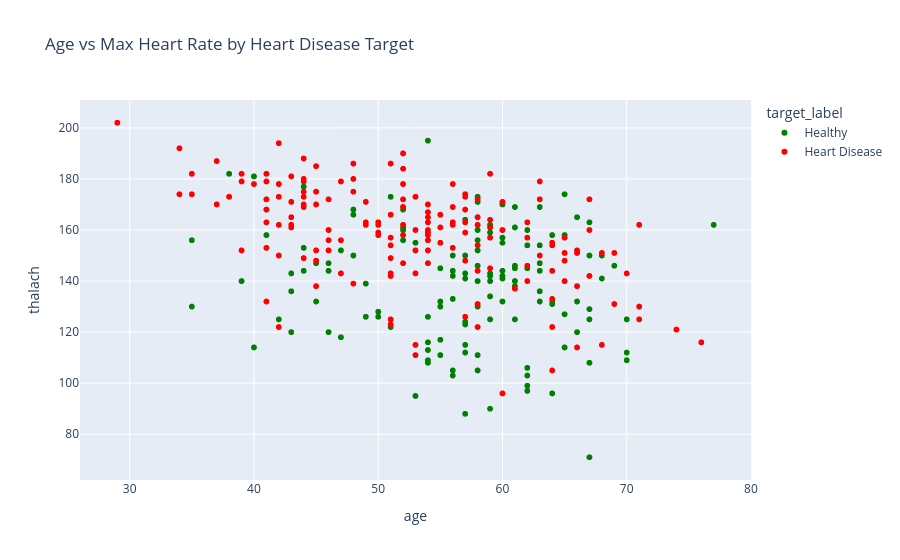

Notebook code for this chart:
### Markdown cell above
This scatter plot visualises how maximum heart rate (thalach) changes with age, with each point representing a patient. The color of each point indicates the heart disease target value, allowing us to compare patterns between individuals with and without heart disease.

Key patterns visible in the plot
There is a clear downward trend:
Younger patients generally achieve higher maximum heart rates, while older patients show lower values.
This is a normal physiological pattern and makes the relationship meaningful.

The color distribution shows that patients with heart disease (target = 1) often appear in the lower thalach range, especially at older ages.

Patients without heart disease (target = 0) tend to cluster around higher thalach values, even across different ages.

The separation between the two target groups becomes more noticeable as age increases, suggesting that age combined with thalach is a useful indicator for identifying heart‑disease risk.

Why this visualisation is effective
Compared to cholesterol vs max heart rate, this plot shows a stronger and medically supported relationship. The downward pattern is clear, the color separation is meaningful, and the variables interact in a way that helps with both exploratory analysis and model building.

### Code cell
df["target_label"] = df["target"].map({"0": "Healthy", "1": "Heart Disease"})

fig = px.scatter(
    df,
    x="age",
    y="thalach",
    color="target_label",
    hover_name="age",
    title="Age vs Max Heart Rate by Heart Disease Target",
    color_discrete_map={
        "Healthy": "green",
        "Heart Disease": "red"
    }
)

fig.show()

### Figure 1 — Plotly figure (JSON) as saved in the notebook; plotly's stock layout.template omitted (floating-point values rounded to 4 significant figures; data arrays with more than 128 entries replaced by an {"elided": "..."} marker saying what was removed)
{"data": [{"hovertemplate": "<b>%{hovertext}</b><br><br>target_label=Healthy<br>age=%{x}<br>thalach=%{y}<extra></extra>", "hovertext": {"elided": "499 int values"}, "legendgroup": "Healthy", "marker": {"color": "green", "symbol": "circle"}, "mode": "markers", "name": "Healthy", "showlegend": true, "type": "scattergl", "x": {"elided": "499 int values"}, "xaxis": "x", "y": {"elided": "499 int values"}, "yaxis": "y"}, {"hovertemplate": "<b>%{hovertext}</b><br><br>target_label=Heart Disease<br>age=%{x}<br>thalach=%{y}<extra></extra>", "hovertext": {"elided": "526 int values"}, "legendgroup": "Heart Disease", "marker": {"color": "red", "symbol": "circle"}, "mode": "markers", "name": "Heart Disease", "showlegend": true, "type": "scattergl", "x": {"elided": "526 int values"}, "xaxis": "x", "y": {"elided": "526 int values"}, "yaxis": "y"}], "layout": {"legend": {"title": {"text": "target_label"}, "tracegroupgap": 0}, "title": {"text": "Age vs Max Heart Rate by Heart Disease Target"}, "xaxis": {"anchor": "y", "domain": [0, 1], "title": {"text": "age"}}, "yaxis": {"anchor": "x", "domain": [0, 1], "title": {"text": "thalach"}}}}
